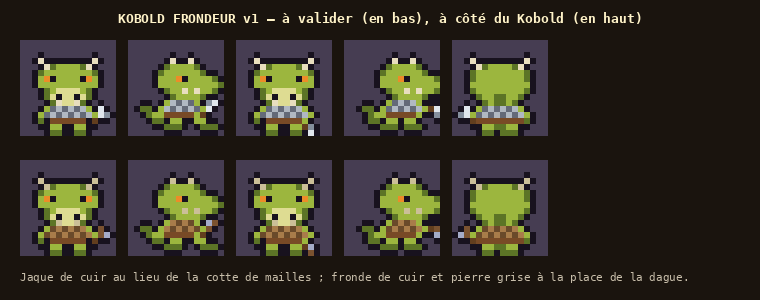

Recreate this plot in Python.
"""Kobold frondeur v1 (Thomas, 2026-11-11 : « Kobold frondeur ok ») : le Kobold du jeu (planche art/schrat_v2.png, validée),
en jaque de cuir au lieu de la cotte de mailles, une fronde de cuir à la place de la dague (la pierre grise au bout).
Même dessin, autre palette : on reconnaît la famille, on distingue le tireur. Écrit art/frondeur_v1.png.
"""
import json, os, re, sys
sys.path.insert(0, os.path.dirname(os.path.abspath(__file__)))
from PIL import Image, ImageDraw
from pix import font

SRC = open(os.path.join(os.path.dirname(__file__), "..", "src", "render", "sprites", "schrat.ts")).read()
PAL = dict(re.findall(r'(\w): "(#[0-9a-f]{6})"', SRC[SRC.index("SCHRAT_PALETTE"):SRC.index("};")]))
# Jaque de cuir (C, c) ; fronde (M : lanière de cuir, m : la pierre) ; cornes un peu plus sombres (T).
FRONDEUR = {**PAL, "C": "#a87c4a", "c": "#6a4a2a", "M": "#7a5230", "m": "#a4abc8", "T": "#cbbf98"}


def frames(name):
    i = SRC.index(f"  {name}: [")
    j = SRC.index("\n  ],", i)
    return [re.findall(r'"([^"]+)"', blk) for blk in SRC[i:j].split("    [")[1:]]


def render(rows, pal, S=6):
    im = Image.new("RGB", (16 * S, 16 * S), (70, 61, 82))
    d = ImageDraw.Draw(im)
    for y, r in enumerate(rows):
        for x, c in enumerate(r):
            if c != ".":
                d.rectangle([x * S, y * S, x * S + S - 1, y * S + S - 1], fill=pal[c])
    return im


if __name__ == "__main__":
    poses = [("idleDown", 0), ("walkSide", 0), ("stabDown", 1), ("stabSide", 1), ("idleUp", 0)]
    W = max(760, 20 + len(poses) * (96 + 12))
    sheet = Image.new("RGB", (W, 300), (26, 20, 14))
    d = ImageDraw.Draw(sheet)
    d.text((W // 2, 18), "KOBOLD FRONDEUR v1 — à valider (en bas), à côté du Kobold (en haut)", fill=(255, 243, 200), font=font(13), anchor="mm")
    for k, (name, f) in enumerate(poses):
        rows = frames(name)[f]
        sheet.paste(render(rows, PAL), (20 + k * 108, 40))
        sheet.paste(render(rows, FRONDEUR), (20 + k * 108, 160))
    d.text((20, 270), "Jaque de cuir au lieu de la cotte de mailles ; fronde de cuir et pierre grise à la place de la dague.", fill=(200, 190, 170), font=font(11, False))
    sheet.save("art/frondeur_v1.png")
    print(json.dumps({k: FRONDEUR[k] for k in "CcMmT"}))
